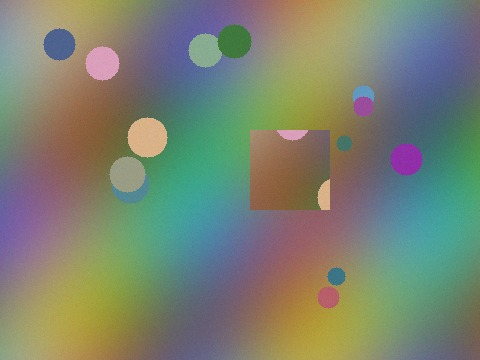
#> input picture samples/cloned_region.jpg, 480 x 360 px
$ python -i ela.py   (imports and definitions only)
#> lines starting #> are read from the running program, lines starting #| are printed output that depends on the picture
#> further down, picture is the input picture: shape (360, 480, 3); mean B, G, R 112.9, 130, 122.6
"""
ELA - Error Level Analysis.

Re-compresses the image as JPEG and amplifies the difference from the original.
Areas that have been through a different compression history than their
surroundings - a pasted region, for instance - can show a different error
level.

Read the result with care. ELA is a *screening* tool, not proof of anything:

    - It only means anything on a JPEG original. Re-saving a manipulated image
      as PNG, or a second full-image JPEG save, erases the signal entirely.
    - Bright areas in an ELA map track edge density and local texture as much
      as editing history, so busy regions always look "hot".
    - A clean map does not mean the image is authentic.

Treat a suspicious region as a pointer to look closer, never as a finding.
"""

from typing import Any, Dict, Optional

import cv2
import numpy as np


def _to_bgr(image: np.ndarray) -> np.ndarray:
    """Convert a toolkit RGB/RGBA/gray image to the BGR that cv2 encodes."""
    img = image.astype(np.uint8) if image.dtype != np.uint8 else image

    if img.ndim == 2:
        return cv2.cvtColor(img, cv2.COLOR_GRAY2BGR)
    if img.shape[2] == 1:
        return cv2.cvtColor(img[:, :, 0], cv2.COLOR_GRAY2BGR)
    if img.shape[2] == 4:
        return cv2.cvtColor(img[:, :, :3], cv2.COLOR_RGB2BGR)
    return cv2.cvtColor(img, cv2.COLOR_RGB2BGR)


def recompress(image: np.ndarray, quality: int = 90) -> np.ndarray:
    """
    Re-encode an image as JPEG at the given quality and decode it back.

    Args:
        image: Input image
        quality: JPEG quality, 1-100

    Returns:
        The round-tripped image as RGB uint8
    """
#> called with quality = 90
    if image is None or image.size == 0:
        raise ValueError("Input image is empty")
    if not 1 <= quality <= 100:
        raise ValueError(f"quality must be between 1 and 100, got {quality}")

    bgr = _to_bgr(image)
    ok, buffer = cv2.imencode('.jpg', bgr, [int(cv2.IMWRITE_JPEG_QUALITY), int(quality)])
    if not ok:
        raise RuntimeError("JPEG re-encoding failed")

    decoded = cv2.imdecode(buffer, cv2.IMREAD_COLOR)
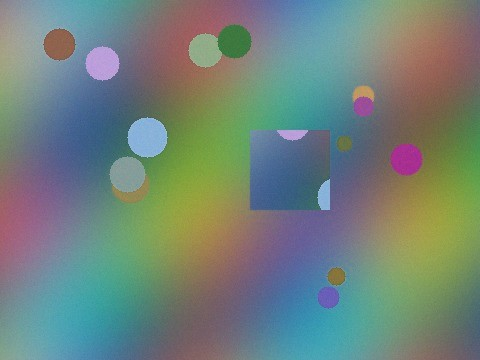
#> decoded: shape (360, 480, 3); mean B, G, R 122.6, 130, 112.9
    return cv2.cvtColor(decoded, cv2.COLOR_BGR2RGB)


def error_level_analysis(
    image: np.ndarray,
    quality: int = 90,
    scale: float = 0.0,
    grayscale: bool = False,
) -> np.ndarray:
    """
    Compute an Error Level Analysis map.

    Args:
        image: Input image - meaningful only if it came from a JPEG
        quality: JPEG quality used for the re-compression pass. Should sit near
                 the original's quality; 90 to 95 is the usual starting point.
        scale: Brightness multiplier for the difference. 0 auto-scales so the
               largest error reaches 255, which is what makes the map legible.
        grayscale: Collapse the per-channel error into one channel

    Returns:
        Amplified error map as RGB uint8, or single-channel if grayscale

    Example:
        >>> ela_map = error_level_analysis(photo, quality=90)
    """
    original = _to_bgr(image)
    compressed = _to_bgr(recompress(image, quality=quality))

    difference = cv2.absdiff(original, compressed).astype(np.float32)
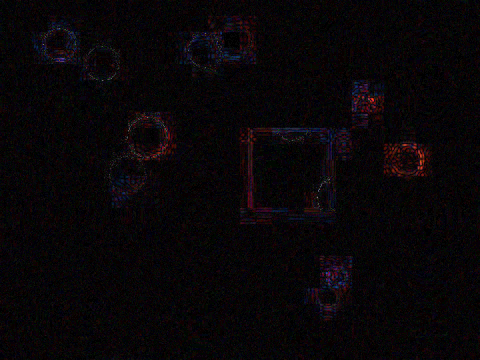
#> difference: shape (360, 480, 3) float32; mean R, G, B 1.1, 0.7, 0.9; drawn with min black and max white

    if grayscale:
        difference = difference.max(axis=2)

    if scale <= 0:
        peak = float(difference.max())
#> peak = 30
        factor = 255.0 / peak if peak > 0 else 1.0
#> factor = 8.5
    else:
        factor = scale

    amplified = np.clip(difference * factor, 0, 255).astype(np.uint8)

    if grayscale:
        return amplified
    return cv2.cvtColor(amplified, cv2.COLOR_BGR2RGB)


# [55 lines left out: function ela_stats, not called in this run]

>>> import cv2
>>> picture = cv2.imread('../../samples/cloned_region.jpg')
>>> result = error_level_analysis(picture)
